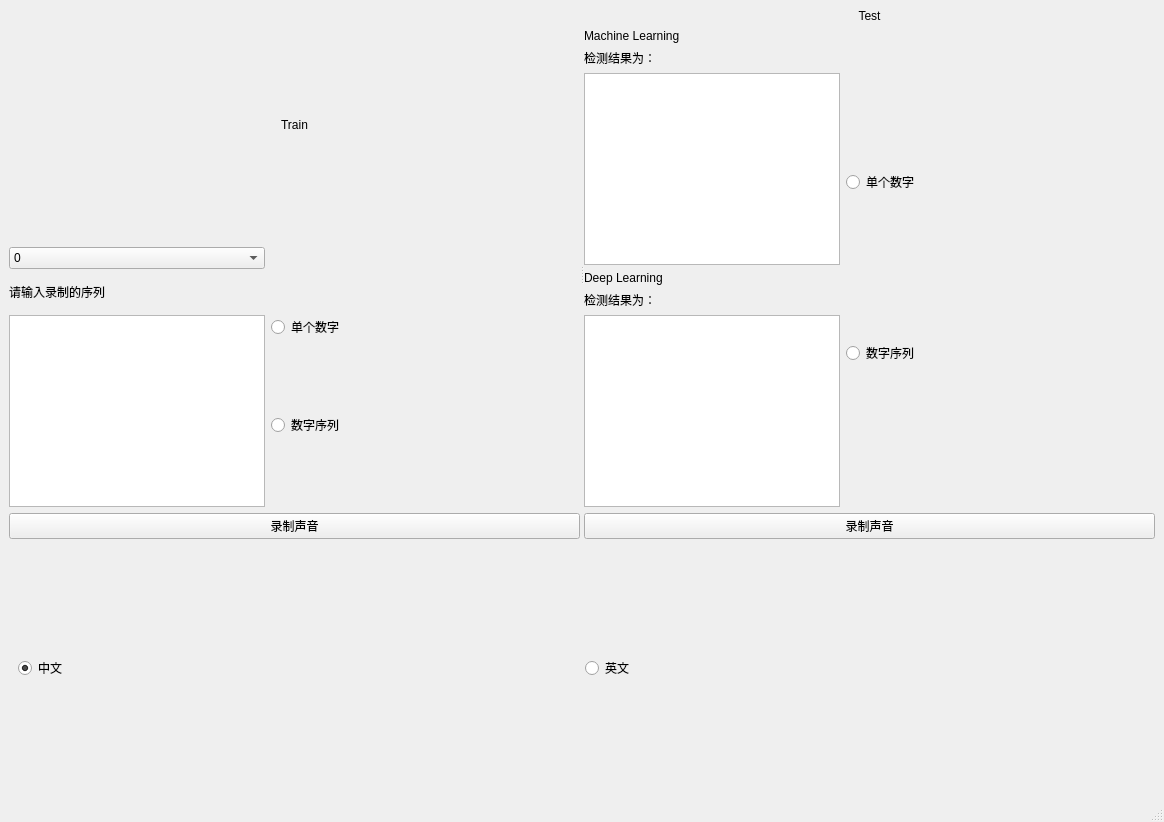
<?xml version="1.0" encoding="UTF-8"?>
<ui version="4.0">
 <class>MainWindow</class>
 <widget class="QMainWindow" name="MainWindow">
  <property name="geometry">
   <rect>
    <x>0</x>
    <y>0</y>
    <width>1164</width>
    <height>822</height>
   </rect>
  </property>
  <property name="windowTitle">
   <string>MainWindow</string>
  </property>
  <widget class="QWidget" name="centralwidget">
   <layout class="QGridLayout" name="gridLayout">
    <item row="0" column="0">
     <widget class="QSplitter" name="splitter">
      <property name="orientation">
       <enum>Qt::Horizontal</enum>
      </property>
      <widget class="QWidget" name="widget" native="true">
       <layout class="QGridLayout" name="gridLayout_7">
        <item row="0" column="0" colspan="2">
         <layout class="QGridLayout" name="gridLayout_2">
          <item row="0" column="0">
           <widget class="QLabel" name="label">
            <property name="layoutDirection">
             <enum>Qt::LeftToRight</enum>
            </property>
            <property name="lineWidth">
             <number>1</number>
            </property>
            <property name="text">
             <string>Train</string>
            </property>
            <property name="alignment">
             <set>Qt::AlignCenter</set>
            </property>
           </widget>
          </item>
         </layout>
        </item>
        <item row="2" column="0">
         <layout class="QGridLayout" name="gridLayout_4">
          <item row="1" column="0">
           <widget class="QTextEdit" name="digital_sequence_textEdit">
            <property name="sizePolicy">
             <sizepolicy hsizetype="Fixed" vsizetype="Fixed">
              <horstretch>0</horstretch>
              <verstretch>0</verstretch>
             </sizepolicy>
            </property>
           </widget>
          </item>
          <item row="0" column="0">
           <widget class="QLabel" name="label_2">
            <property name="text">
             <string>请输入录制的序列</string>
            </property>
           </widget>
          </item>
         </layout>
        </item>
        <item row="1" column="0">
         <layout class="QGridLayout" name="gridLayout_3">
          <item row="0" column="0">
           <widget class="QComboBox" name="digital_select_comboBox">
            <item>
             <property name="text">
              <string>0</string>
             </property>
            </item>
            <item>
             <property name="text">
              <string>1</string>
             </property>
            </item>
            <item>
             <property name="text">
              <string>2</string>
             </property>
            </item>
            <item>
             <property name="text">
              <string>3</string>
             </property>
            </item>
            <item>
             <property name="text">
              <string>4</string>
             </property>
            </item>
            <item>
             <property name="text">
              <string>5</string>
             </property>
            </item>
            <item>
             <property name="text">
              <string>6</string>
             </property>
            </item>
            <item>
             <property name="text">
              <string>7</string>
             </property>
            </item>
            <item>
             <property name="text">
              <string>8</string>
             </property>
            </item>
            <item>
             <property name="text">
              <string>9</string>
             </property>
            </item>
           </widget>
          </item>
         </layout>
        </item>
        <item row="3" column="0" colspan="2">
         <layout class="QGridLayout" name="gridLayout_6">
          <item row="0" column="0">
           <widget class="QPushButton" name="start_record_train_pushButton">
            <property name="text">
             <string>录制声音</string>
            </property>
           </widget>
          </item>
         </layout>
        </item>
        <item row="1" column="1" rowspan="2">
         <layout class="QGridLayout" name="gridLayout_5">
          <item row="1" column="0">
           <widget class="QRadioButton" name="train_digital_sequence_radioButton">
            <property name="text">
             <string>数字序列</string>
            </property>
           </widget>
          </item>
          <item row="0" column="0">
           <widget class="QRadioButton" name="train_single_digital_radioButton">
            <property name="text">
             <string>单个数字</string>
            </property>
           </widget>
          </item>
         </layout>
        </item>
       </layout>
      </widget>
      <widget class="QWidget" name="widget_2" native="true">
       <layout class="QGridLayout" name="gridLayout_13">
        <item row="2" column="0">
         <layout class="QGridLayout" name="gridLayout_10">
          <item row="2" column="0">
           <widget class="QTextBrowser" name="deep_learning_result_textBrowser">
            <property name="sizePolicy">
             <sizepolicy hsizetype="Fixed" vsizetype="Fixed">
              <horstretch>0</horstretch>
              <verstretch>0</verstretch>
             </sizepolicy>
            </property>
           </widget>
          </item>
          <item row="0" column="0">
           <widget class="QLabel" name="label_5">
            <property name="text">
             <string>Deep Learning</string>
            </property>
           </widget>
          </item>
          <item row="1" column="0">
           <widget class="QLabel" name="label_7">
            <property name="text">
             <string>检测结果为：</string>
            </property>
           </widget>
          </item>
         </layout>
        </item>
        <item row="3" column="0" colspan="2">
         <layout class="QGridLayout" name="gridLayout_12">
          <item row="0" column="0">
           <widget class="QPushButton" name="start_record_test_pushButton">
            <property name="text">
             <string>录制声音</string>
            </property>
           </widget>
          </item>
         </layout>
        </item>
        <item row="1" column="1" rowspan="2">
         <layout class="QGridLayout" name="gridLayout_11">
          <item row="0" column="0">
           <widget class="QRadioButton" name="test_single_digital_radioButton">
            <property name="text">
             <string>单个数字</string>
            </property>
           </widget>
          </item>
          <item row="1" column="0">
           <widget class="QRadioButton" name="test_digital_sequence_radioButton">
            <property name="text">
             <string>数字序列</string>
            </property>
           </widget>
          </item>
         </layout>
        </item>
        <item row="1" column="0">
         <layout class="QGridLayout" name="gridLayout_9">
          <item row="0" column="0">
           <widget class="QLabel" name="label_4">
            <property name="text">
             <string>Machine Learning</string>
            </property>
           </widget>
          </item>
          <item row="2" column="0">
           <widget class="QTextBrowser" name="machine_learning_result_textBrowser">
            <property name="sizePolicy">
             <sizepolicy hsizetype="Fixed" vsizetype="Fixed">
              <horstretch>0</horstretch>
              <verstretch>0</verstretch>
             </sizepolicy>
            </property>
           </widget>
          </item>
          <item row="1" column="0">
           <widget class="QLabel" name="label_6">
            <property name="text">
             <string>检测结果为：</string>
            </property>
           </widget>
          </item>
         </layout>
        </item>
        <item row="0" column="0" colspan="2">
         <layout class="QGridLayout" name="gridLayout_8">
          <item row="0" column="0">
           <widget class="QLabel" name="label_3">
            <property name="text">
             <string>Test</string>
            </property>
            <property name="alignment">
             <set>Qt::AlignCenter</set>
            </property>
           </widget>
          </item>
         </layout>
        </item>
       </layout>
      </widget>
     </widget>
    </item>
    <item row="1" column="0">
     <widget class="QWidget" name="" native="true">
      <layout class="QHBoxLayout" name="horizontalLayout">
       <item>
        <widget class="QRadioButton" name="zh_radioButton">
         <property name="text">
          <string>中文</string>
         </property>
         <property name="checked">
          <bool>true</bool>
         </property>
        </widget>
       </item>
       <item>
        <widget class="QRadioButton" name="en_radioButton">
         <property name="text">
          <string>英文</string>
         </property>
        </widget>
       </item>
      </layout>
     </widget>
    </item>
   </layout>
  </widget>
  <widget class="QMenuBar" name="menubar">
   <property name="geometry">
    <rect>
     <x>0</x>
     <y>0</y>
     <width>1164</width>
     <height>26</height>
    </rect>
   </property>
  </widget>
  <widget class="QStatusBar" name="statusbar"/>
 </widget>
 <resources/>
 <connections/>
</ui>
